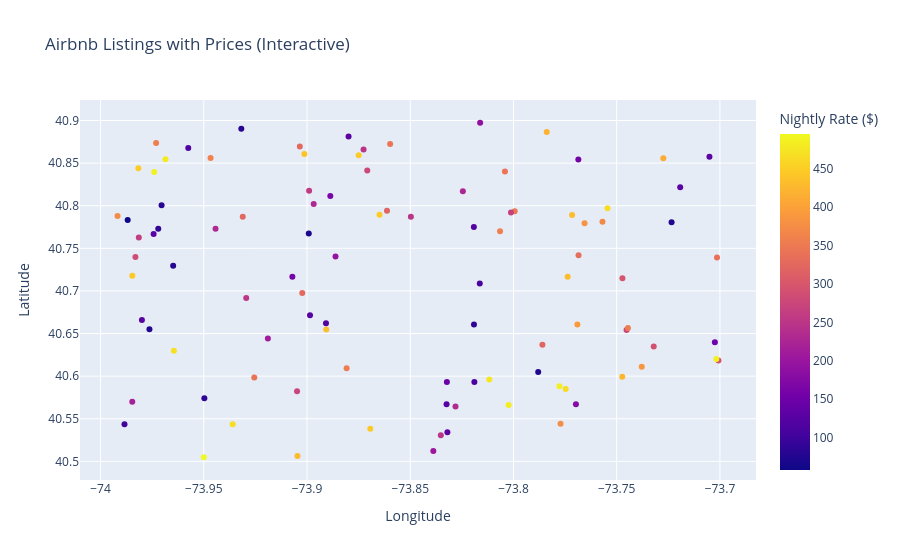

The notebook cell saved with this chart:
### Code cell
#Made it interactive
fig = px.scatter(
    airbnb,
    x='Longitude',
    y='Latitude',
    color='Price',
    title='Airbnb Listings with Prices (Interactive)',
    labels={'Longitude': 'Longitude', 'Latitude': 'Latitude', 'Price': 'Nightly Rate ($)'},
    hover_data=['Price']
)
fig.show()
